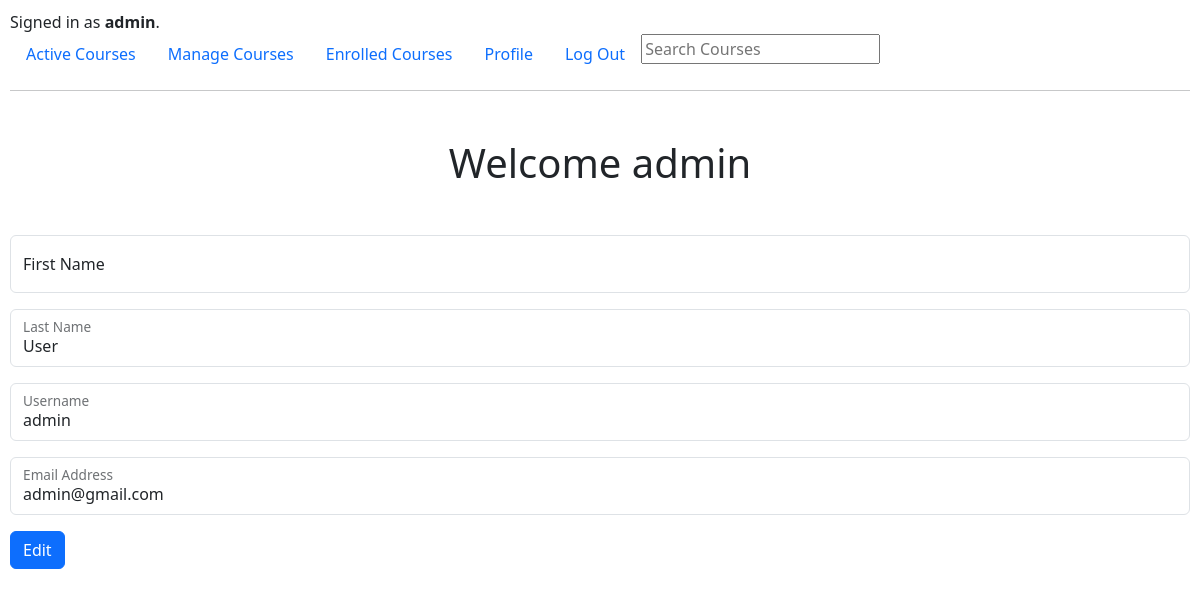
The app's page /profile (signed in) with its own data.
### revuCMS/models.py (models this page shows)
class User(AbstractUser):
    pass

### revuCMS/views.py (the view, shortened to what this page needs)
# urls.py: path("profile", views.profile, name="profile"),
def profile(request):
    currentUser = request.user
    if request.method == "GET":
        return render(request, 'revuCMS/profile.html', {
            "user": currentUser
        })

### revuCMS/templates/revuCMS/profile.html (shortened to what this page needs)
{% extends "revuCMS/layout.html" %}
{% block body %}
    {% if user.first_name %}
        <h1 class="my-5 text-center">Welcome {{ user.first_name }}</h1>
    {% else %}
        <h1 class="my-5 text-center">Welcome {{ user.username }}</h1>
    {% endif %}
    <form action="{% url 'profile' %}" method="POST">
        <div class="form-floating mb-3">
            <input type="text" name="fname" class="form-control" id="fname" placeholder="First Name" value="{{ user.first_name }}">
            <label for="fname">First Name</label>
        </div>
        <div class="form-floating mb-3">
            <input type="lname" name="lname" class="form-control" id="lname" placeholder="Last Name" value="{{ user.last_name }}">
            <label for="lname">Last Name</label>
        </div>
        <div class="form-floating mb-3">
            <input type="text" name="username" class="form-control" id="username" placeholder="Username" value="{{ user.username }}">
            <label for="username">Username</label>
        </div>
        <div class="form-floating mb-3">
            <input type="email" name="email" class="form-control" id="email" placeholder="email" value="{{ user.email }}">
            <label for="email">Email Address</label>
        </div>
        <input class="btn btn-primary" type="submit" value="Edit">
    </form>
{% endblock %}

### revuCMS/templates/revuCMS/layout.html (shortened to what this page needs)
{% load static %}
<!DOCTYPE html>
<html lang="en">
    <head>
        <link rel="stylesheet" href="https://stackpath.bootstrapcdn.com/bootstrap/4.4.1/css/bootstrap.min.css">
        <link href="{% static 'revuCMS/styles.css' %}" rel="stylesheet">
        <link rel="stylesheet" href="https://cdn.jsdelivr.net/npm/bootstrap@5.3.2/dist/css/bootstrap.min.css">
        <link rel="stylesheet" href="https://cdnjs.cloudflare.com/ajax/libs/font-awesome/6.5.1/css/all.min.css" />
    </head>
    <body>
        <div>
            {% if user.is_authenticated %}
                Signed in as <strong>{{ user.username }}</strong>.
            {% else %}
                Not signed in.
            {% endif %}
        </div>
        <ul class="nav">
            <li class="nav-item">
                <a class="nav-link" href="{% url 'index' %}">Active Courses</a>
            </li>
            {% if user.is_authenticated %}
                {% if user.is_superuser %}
                    <li class="nav-item">
                        <a class="nav-link" href="{% url 'manage' %}">Manage Courses</a>
                    </li>
                {% endif %}
                <li class="nav-item">
                    <a class="nav-link" href="{% url 'enrolledCourses' %}">Enrolled Courses</a>
                </li>
                <li class="nav-item">
                    <a class="nav-link" href="{% url 'profile' %}">Profile</a>
                </li>
                <li class="nav-item">
                    <a class="nav-link" href="{% url 'logout' %}">Log Out</a>
                </li>
            {% endif %}
                <li class="nav-item">
                    <form action="{% url 'search' %}" method="POST">
                        <input type="text" class="search" name="q" placeholder="Search Courses">
                    </form>
                </li>
        </ul>
        <hr>
        {% block body %}
        {% endblock %}
    </body>
</html>

### revuCMS/static/revuCMS/styles.css (style rules this page uses)
body { padding: 10px; }

### records on screen
User: username "admin", lname "User", email "admin@gmail.com"
